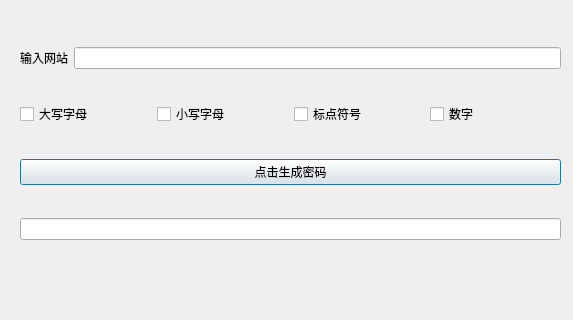
<?xml version="1.0" encoding="UTF-8"?>
<ui version="4.0">
 <class>PasswoldGenerate</class>
 <widget class="QDialog" name="PasswoldGenerate">
  <property name="geometry">
   <rect>
    <x>0</x>
    <y>0</y>
    <width>573</width>
    <height>320</height>
   </rect>
  </property>
  <property name="windowTitle">
   <string>密码生成器</string>
  </property>
  <widget class="QWidget" name="layoutWidget">
   <property name="geometry">
    <rect>
     <x>20</x>
     <y>20</y>
     <width>541</width>
     <height>251</height>
    </rect>
   </property>
   <layout class="QVBoxLayout" name="verticalLayout">
    <item>
     <layout class="QHBoxLayout" name="horizontalLayout">
      <item>
       <widget class="QLabel" name="label">
        <property name="text">
         <string>输入网站</string>
        </property>
       </widget>
      </item>
      <item>
       <widget class="QLineEdit" name="lineEdit_2"/>
      </item>
     </layout>
    </item>
    <item>
     <layout class="QHBoxLayout" name="horizontalLayout_2">
      <item>
       <widget class="QCheckBox" name="checkBox">
        <property name="text">
         <string>大写字母</string>
        </property>
       </widget>
      </item>
      <item>
       <widget class="QCheckBox" name="checkBox_2">
        <property name="text">
         <string>小写字母</string>
        </property>
       </widget>
      </item>
      <item>
       <widget class="QCheckBox" name="checkBox_3">
        <property name="text">
         <string>标点符号</string>
        </property>
       </widget>
      </item>
      <item>
       <widget class="QCheckBox" name="checkBox_4">
        <property name="text">
         <string>数字</string>
        </property>
       </widget>
      </item>
     </layout>
    </item>
    <item>
     <widget class="QPushButton" name="pushButton">
      <property name="text">
       <string>点击生成密码</string>
      </property>
     </widget>
    </item>
    <item>
     <widget class="QLineEdit" name="lineEdit"/>
    </item>
   </layout>
  </widget>
 </widget>
 <resources/>
 <connections/>
</ui>
